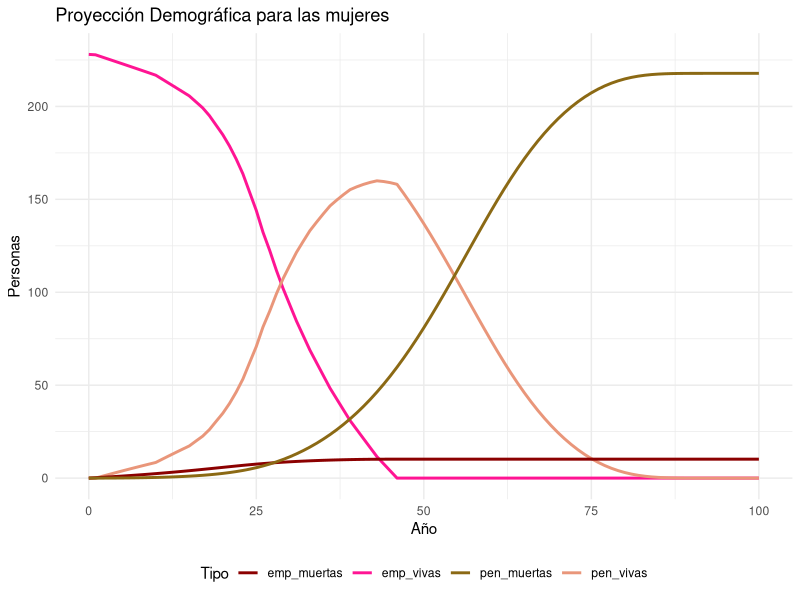
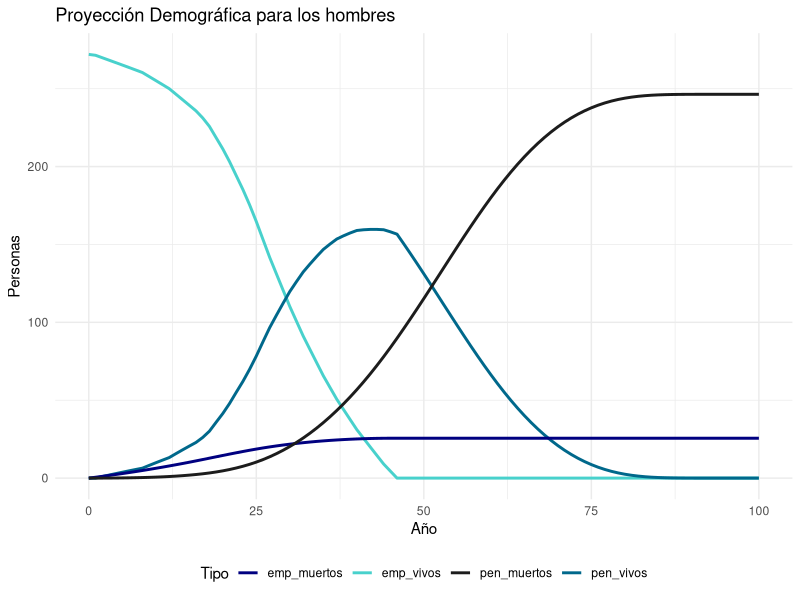
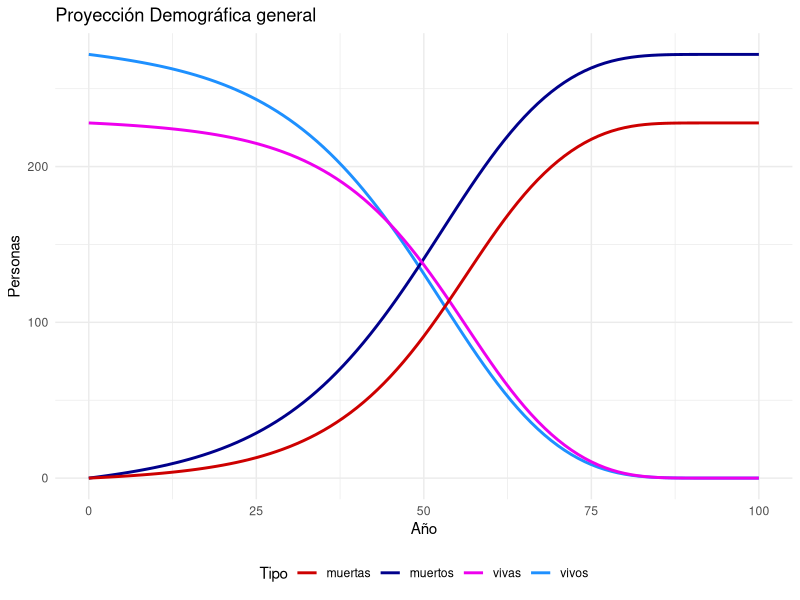
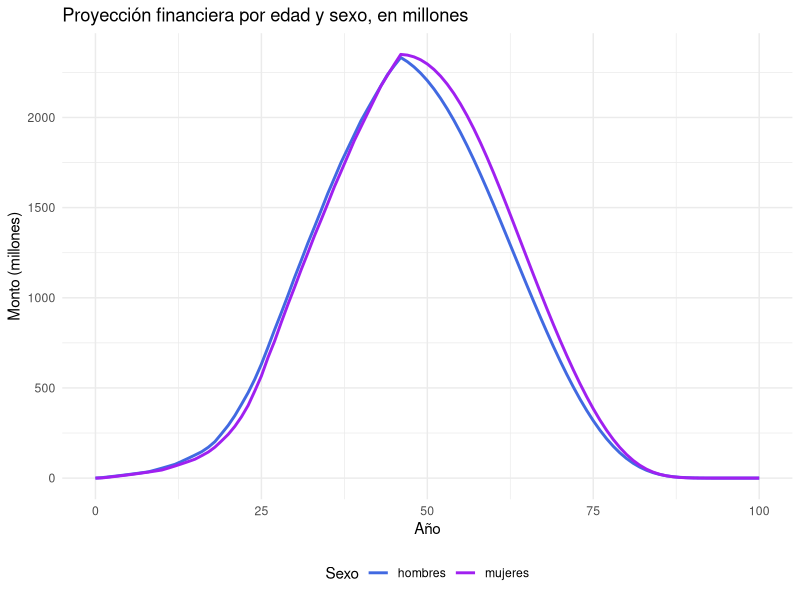
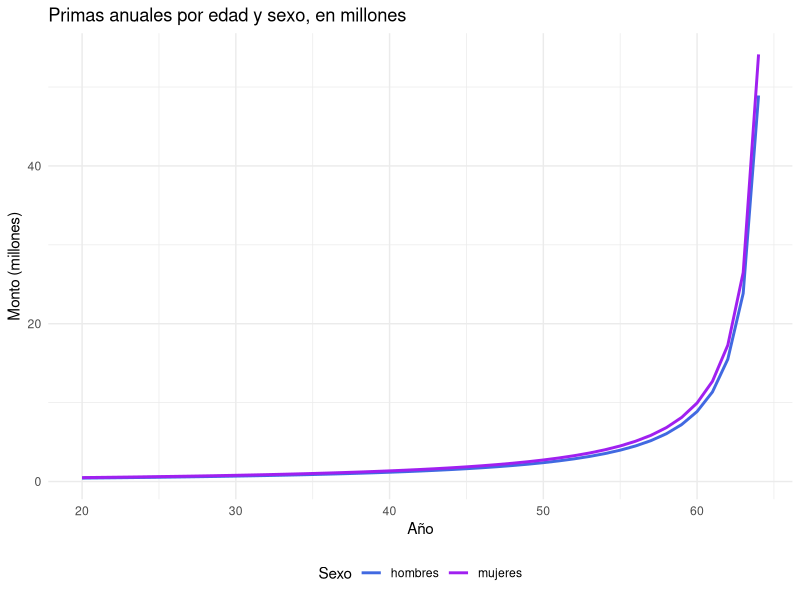
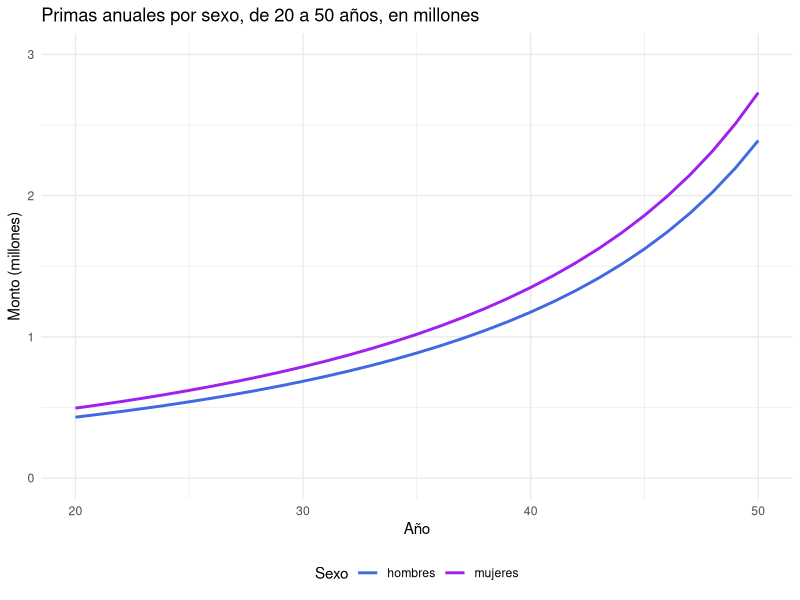
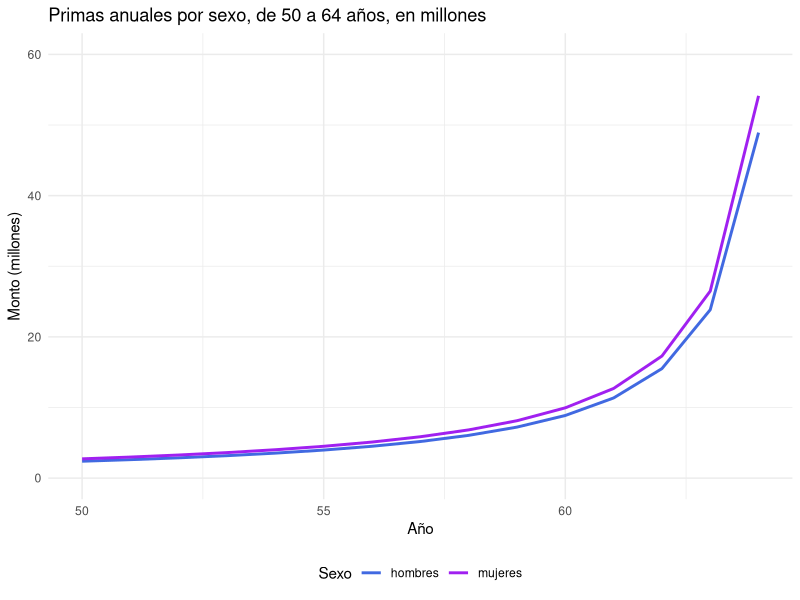
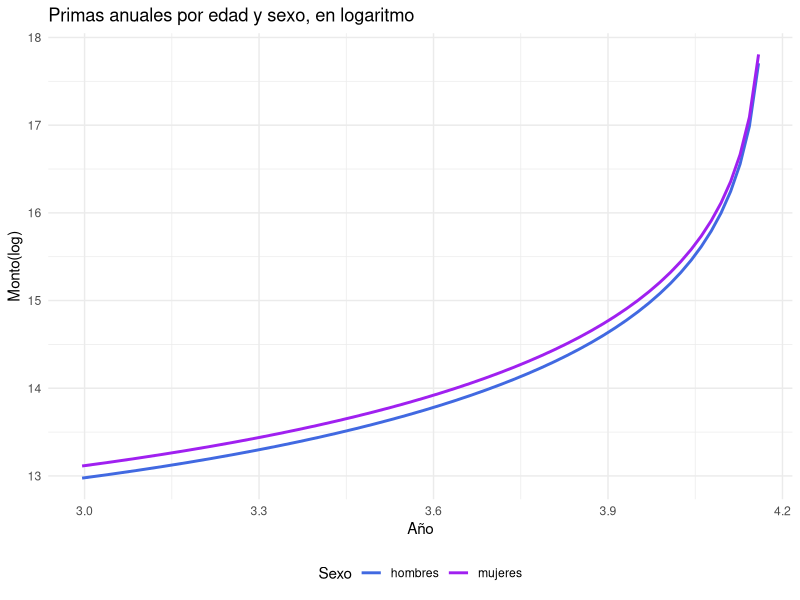

R code for these plots, in order:
## ---- chunk 1
library(readxl)
library(tidyverse)
library(ggplot2)
ABC <- read_excel("Base de datos.xlsx")
SUPEN <- read_excel("tavid2000-2150.xls")
SUPEN_num <- as.data.frame(lapply(SUPEN, as.numeric), stringsAsFactors = FALSE)
## ---- chunk 2
ABC$Edad = 2023 - as.double(format(ABC$`Fecha de nacimiento`, format="%Y"))
ABC[ABC$Sexo == 'M',]$Sexo <- '1'
ABC[ABC$Sexo == 'F',]$Sexo <- '2'
ABC$Sexo <- as.double(ABC$Sexo) 
## ---- chunk 3
get_qx <- function(df_obs, df_prob){
  c <- 1
  all_qx = list()
  for (i in 1:length(df_obs[[1]])){
    x <- df_obs$Edad[i]
    if(i != 1) {
      if((df_obs$Edad[i-1] == x) & (df_obs$Sexo[i] == df_obs$Sexo[i-1])){
        
        all_qx[c] <- all_qx[c-1]
        c <- c+1
        next
      }
    } 
    y <- 2023
    df <- df_prob[df_prob$sex == df_obs$Sexo[i],]
    local_qx <- list()
    n <- 1
    while (any(df$edad == x & df$year == y)) {
      # Filtrar datos por edad y año actual 
      qx <- df[df$edad == x & df$year == y , ]$qx
      local_qx[n] <- 1 - qx
      n <- n + 1
      x <- x + 1
      y <- y + 1
    }
    all_qx[[c]] <- list()
    all_qx[[c]][[1]] <- local_qx
    all_qx[[c]][[2]] <- df_obs$Sexo[i] 
    all_qx[[c]][[3]] <- df_obs$Edad[i] 
    c <- c+1
  }
  return(all_qx)
}
## ---- chunk 4
t <- proc.time()
qx <- get_qx(ABC, SUPEN_num)
proc.time() - t
## ---- chunk 5
proy_per_viva <- data.frame(edad = 0:100, poblacionM = numeric(101), poblacionH = numeric(101))
proy_per_viva$poblacionH[1] = 272
proy_per_viva$poblacionM[1] = 228

proy_viva <- function(qx, df){
  acumH <- numeric(272) + 1
  acumM <- numeric(228) + 1
  for (i in 1:100){
    m <- 0
    h <- 0
    for (c in 1:500){
      if(qx[[c]][[2]] == 1){
        h <- h + 1
        if(i > length(qx[[c]][[1]])){
          next
        }        
        acumH[h] <- acumH[h]*qx[[c]][[1]][[i]]
      } else {
        m <- m +1
        if(i > length(qx[[c]][[1]])){
          next
        }         
        acumM[m] <- acumM[m]*qx[[c]][[1]][[i]]
      }
    }
    df$poblacionH[i+1] <- sum(acumH)
    df$poblacionM[i+1] <- sum(acumM)
  }
  return(df)
}

proy_per_viva <- proy_viva(qx, proy_per_viva)
proy_per_viva$poblacionM <- round(proy_per_viva$poblacionM, 8)
proy_per_viva$poblacionH <- round(proy_per_viva$poblacionH, 8)
## ---- chunk 6
proy_per_muerta <- proy_per_viva
proy_per_muerta$poblacionM <- 228 - proy_per_muerta$poblacionM
proy_per_muerta$poblacionH <- 272 - proy_per_muerta$poblacionH
## ---- chunk 7
proy_emp_viva <- data.frame(edad = 0:100, poblacionM = numeric(101), poblacionH = numeric(101))
proy_emp_viva$poblacionH[1] = 272
proy_emp_viva$poblacionM[1] = 228

proy_emp_vivos <- function(qx, df){
  acumH <- numeric(272) + 1
  acumM <- numeric(228) + 1
  for (i in 1:100){
    m <- 0
    h <- 0
    for (c in 1:500){
      if(qx[[c]][[2]] == 1){
        h <- h + 1
        if(i > length(qx[[c]][[1]])){
          next
        }
        if(65 < qx[[c]][[3]] + i){
          acumH[h] <- 0
          next
        }        
        acumH[h] <- acumH[h]*qx[[c]][[1]][[i]]
      } else {
        m <- m +1
        if(i > length(qx[[c]][[1]])){
          next
        }     
        if(65 < qx[[c]][[3]] + i){
          acumM[m] <- 0
          next
        } 
        acumM[m] <- acumM[m]*qx[[c]][[1]][[i]]
      }
    }
    df$poblacionH[i+1] <- sum(acumH)
    df$poblacionM[i+1] <- sum(acumM)
  }
  return(df)
}

proy_emp_viva <- proy_emp_vivos(qx, proy_emp_viva)
proy_emp_viva$poblacionM <- round(proy_emp_viva$poblacionM, 8)
proy_emp_viva$poblacionH <- round(proy_emp_viva$poblacionH, 8)
## ---- chunk 8
proy_pen_viva <- data.frame(edad = 0:100, poblacionM = numeric(101), poblacionH = numeric(101))
proy_pen_vivos <- function(qx, df){
  acumH <- numeric(272) + 1
  acumM <- numeric(228) + 1
  for (i in 1:100){
    m <- 0
    h <- 0
    penH <- numeric(272)
    penM <- numeric(228)
    for (c in 1:500){
      if(qx[[c]][[2]] == 1){
        h <- h + 1
        if(i > length(qx[[c]][[1]])){
          next
        }
        if(65 < qx[[c]][[3]] + i){
          penH[h] <- 1
        }        
        acumH[h] <- acumH[h]*qx[[c]][[1]][[i]]
        penH[h] <- penH[h] * acumH[h]
      } else {
        m <- m +1
        if(i > length(qx[[c]][[1]])){
          next
        }     
        if(65 < qx[[c]][[3]] + i){
          penM[m] <- 1
        } 
        acumM[m] <- acumM[m]*qx[[c]][[1]][[i]]
        penM[m] <- penM[m]*acumM[m]
      }
    }
    df$poblacionH[i+1] <- sum(penH)
    df$poblacionM[i+1] <- sum(penM)
  }
  return(df)
}
proy_pen_viva <- proy_pen_vivos(qx, proy_pen_viva)
proy_pen_viva$poblacionM <- round(proy_pen_viva$poblacionM, 8)
proy_pen_viva$poblacionH <- round(proy_pen_viva$poblacionH, 8)
## ---- chunk 9
proy_emp_muerta <- data.frame(edad = 0:100, poblacionM = numeric(101), poblacionH = numeric(101))

proy_emp_dead <- function(qx, df){
  acumH <- numeric(272) + 1
  acumM <- numeric(228) + 1
  for (i in 1:100){
    m <- 0
    h <- 0
    localH <- numeric(272)
    localM <- numeric(228)
    for (c in 1:500){
      if(qx[[c]][[2]] == 1){
        h <- h + 1
        if(i > length(qx[[c]][[1]])){
          next
        }
        if(65 < qx[[c]][[3]] + i){
          acumH[h] <- 0
          next
        }        
        localH[h] <- acumH[h]*(1 - qx[[c]][[1]][[i]])
        acumH[h] <- acumH[h]*qx[[c]][[1]][[i]]
      } else {
        m <- m +1
        if(i > length(qx[[c]][[1]])){
          next
        }     
        if(65 < qx[[c]][[3]] + i){
          acumM[m] <- 0
          next
        } 
        localM[m] <- acumM[m]*(1 - qx[[c]][[1]][[i]])
        acumM[m] <- acumM[m]*qx[[c]][[1]][[i]]
      }
    }
    df$poblacionH[i+1] <- sum(localH) + df$poblacionH[i]
    df$poblacionM[i+1] <- sum(localM) + df$poblacionM[i]
  }
  return(df)
}

proy_emp_muerta <- proy_emp_dead(qx, proy_emp_muerta)
proy_emp_muerta$poblacionM <- round(proy_emp_muerta$poblacionM, 8)
proy_emp_muerta$poblacionH <- round(proy_emp_muerta$poblacionH, 8)
## ---- chunk 10
proy_pen_muerta <- data.frame(edad = 0:100, poblacionM = numeric(101), poblacionH = numeric(101))
proy_pen_dead <- function(qx, df){
  acumH <- numeric(272) + 1
  acumM <- numeric(228) + 1
  for (i in 1:100){
    m <- 0
    h <- 0
    penH <- numeric(272)
    penM <- numeric(228)
    for (c in 1:500){
      if(qx[[c]][[2]] == 1){
        h <- h + 1
        if(i > length(qx[[c]][[1]])){
          next
        }
        if(65 < qx[[c]][[3]] + i){
          penH[h] <- 1
        }        
        penH[h] <- penH[h] * acumH[h] *(1 - qx[[c]][[1]][[i]])
        acumH[h] <- acumH[h]*qx[[c]][[1]][[i]]
      } else {
        m <- m +1
        if(i > length(qx[[c]][[1]])){
          next
        }     
        if(65 < qx[[c]][[3]] + i){
          penM[m] <- 1
        } 
        penM[m] <- penM[m]*acumM[m]*(1-qx[[c]][[1]][[i]])
        acumM[m] <- acumM[m]*qx[[c]][[1]][[i]]
      }
    }
    df$poblacionH[i+1] <- sum(penH) + df$poblacionH[i]
    df$poblacionM[i+1] <- sum(penM) + df$poblacionM[i]
  }
  return(df)
}
proy_pen_muerta <- proy_pen_dead(qx, proy_pen_muerta)
proy_pen_muerta$poblacionM <- round(proy_pen_muerta$poblacionM, 8)
proy_pen_muerta$poblacionH <- round(proy_pen_muerta$poblacionH, 8)
## ---- chunk 11
proy_mujeres <- data.frame(
  edad = 0:100,
  proy_vivas = proy_per_viva$poblacionM,
  proy_muertas = proy_per_muerta$poblacionM,
  proy_emp_vivas = proy_emp_viva$poblacionM,
  proy_pen_vivas = proy_pen_viva$poblacionM,
  proy_emp_muertas = proy_emp_muerta$poblacionM,
  proy_pen_muertas = proy_pen_muerta$poblacionM
)
## ---- chunk 12
ggplot() +
  geom_line(data = proy_mujeres,
            aes(x = edad, y = proy_emp_vivas, color = "emp_vivas"),
            size = 1) +
  geom_line(data = proy_mujeres,
            aes(x = edad, y = proy_pen_vivas, color = "pen_vivas"),
            size = 1) +
  geom_line(
    data = proy_mujeres,
    aes(x = edad, y = proy_emp_muertas, color = "emp_muertas"),
    size = 1
  ) +
  geom_line(
    data = proy_mujeres,
    aes(x = edad, y = proy_pen_muertas, color = "pen_muertas"),
    size = 1
  ) +
  scale_color_manual(
    values = c(
      "emp_vivas" = "deeppink1",
      "pen_vivas" = "darksalmon",
      "emp_muertas" = "darkred",
      "pen_muertas" = "goldenrod4"
    )
  ) +
  labs(
    x = "Año",
    y = "Personas",
    title = "Proyección Demográfica para las mujeres",
    color = "Tipo"
  ) +
  theme_minimal() +
  theme(legend.position = 'bottom')
## ---- chunk 13
proy_hombres <- data.frame(
  edad = 0:100,
  proy_vivos = proy_per_viva$poblacionH,
  proy_muertos = proy_per_muerta$poblacionH,
  proy_emp_vivos = proy_emp_viva$poblacionH,
  proy_pen_vivos = proy_pen_viva$poblacionH,
  proy_emp_muertos = proy_emp_muerta$poblacionH,
  proy_pen_muertos = proy_pen_muerta$poblacionH
)
## ---- chunk 14
ggplot() +
  geom_line(data = proy_hombres,
            aes(x = edad, y = proy_emp_vivos, color = "emp_vivos"),
            size = 1) +
  geom_line(data = proy_hombres,
            aes(x = edad, y = proy_pen_vivos, color = "pen_vivos"),
            size = 1) +
  geom_line(
    data = proy_hombres,
    aes(x = edad, y = proy_emp_muertos, color = "emp_muertos"),
    size = 1
  ) +
  geom_line(
    data = proy_hombres,
    aes(x = edad, y = proy_pen_muertos, color = "pen_muertos"),
    size = 1
  ) +
  scale_color_manual(
    values = c(
      "emp_vivos" = "mediumturquoise",
      "pen_vivos" = "deepskyblue4",
      "emp_muertos" = "navy",
      "pen_muertos" = "gray11"
    )
  ) +
  labs(
    x = "Año",
    y = "Personas",
    title = "Proyección Demográfica para los hombres",
    color = "Tipo"
  ) +
  theme_minimal() +
  theme(legend.position = 'bottom')
## ---- chunk 15
ggplot() +
  geom_line(data = proy_hombres,
            aes(x = edad, y = proy_vivos, color = "vivos"),
            size = 1) +
  geom_line(data = proy_hombres,
            aes(x = edad, y = proy_muertos, color = "muertos"),
            size = 1) +
  geom_line(
    data = proy_mujeres,
    aes(x = edad, y = proy_vivas, color = "vivas"),
    size = 1
  ) +
  geom_line(
    data = proy_mujeres,
    aes(x = edad, y = proy_muertas, color = "muertas"),
    size = 1
  ) +
  scale_color_manual(
    values = c(
      "vivos" = "dodgerblue1",
      "muertos" = "darkblue",
      "vivas" = "magenta2",
      "muertas" = "red3"
    )
  ) +
  labs(
    x = "Año",
    y = "Personas",
    title = "Proyección Demográfica general",
    color = "Tipo"
  ) +
  theme_minimal() +
  theme(legend.position = 'bottom')
## ---- chunk 16
# proy_hombres$suma = proy_hombres$proy_emp_vivos + 
#   proy_hombres$proy_pen_vivos + 
#   proy_hombres$proy_emp_muertos +
#   proy_hombres$proy_pen_muertos
# 
# proy_mujeres$suma = proy_mujeres$proy_emp_vivas + 
#   proy_mujeres$proy_pen_vivas + 
#   proy_mujeres$proy_emp_muertas +
#   proy_mujeres$proy_pen_muertas

## ---- chunk 17
rm(proy_emp_muerta)
rm(proy_per_viva)
rm(proy_per_muerta)
rm(proy_emp_viva)
rm(proy_pen_viva)
rm(proy_pen_muerta)
rm(t)
rm(proy_emp_dead)
rm(proy_viva)
rm(proy_pen_vivos)
rm(proy_pen_dead)
rm(get_qx)
rm(proy_emp_vivos)
## ---- chunk 18
proy_emp_vp <- function(df){
  col <- df[[6]]
  for (i in 1:100){
    col[102-i] <- (col[102-i] - col[101-i])*5000000*(1.03/1.07)^(100-i)
    # se hace el supuesto que empieza a inflarse el monto después del primer pago
  }
  return(col)
}
## ---- chunk 19
proy_H_fin <- data.frame(edad = 0:100)
proy_M_fin <- data.frame(edad = 0:100)
proy_H_fin$proy_emp_vp <- round(proy_emp_vp(proy_hombres),2)
proy_M_fin$proy_emp_vp <- round(proy_emp_vp(proy_mujeres),2)
## ---- chunk 20
proy_emp_fin <- function(df){
  col <- df[[6]]
  for (i in 1:100){
    col[102-i] <- (col[102-i] - col[101-i])*5000000*(1.03)^(100-i)
    # se hace el supuesto que empieza a inflarse el monto después del primer pago
  }
  return(col)
}
## ---- chunk 21
proy_H_fin$proy_emp_fin <- round(proy_emp_fin(proy_hombres),2)
proy_M_fin$proy_emp_fin <- round(proy_emp_fin(proy_mujeres),2)
## ---- chunk 22
proy_pen_vp <- function(df){
  col <- df[[7]]
  for (i in 1:100){
    col[102-i] <- (col[102-i] - col[101-i])*1000000*(1.03/1.07)^(100-i)
    # se hace el supuesto que empieza a inflarse el monto después del primer pago
  }
  return(col)
}
## ---- chunk 23
proy_H_fin$proy_pen_vp <- round(proy_pen_vp(proy_hombres),2)
proy_M_fin$proy_pen_vp <- round(proy_pen_vp(proy_mujeres),2)
## ---- chunk 24
proy_pen_fin <- function(df){
  col <- df[[7]]
  for (i in 1:100){
    col[102-i] <- (col[102-i] - col[101-i])*1000000*(1.03)^(100-i)
    # se hace el supuesto que empieza a inflarse el monto después del primer pago
  }
  return(col)
}
## ---- chunk 25
proy_H_fin$proy_pen_fin <- round(proy_pen_fin(proy_hombres),2)
proy_M_fin$proy_pen_fin <- round(proy_pen_fin(proy_mujeres),2)
## ---- chunk 26
proy_ann_vp <- function(df){
  col <- df[[5]]
  interes <- 1.07^(1/12) - 1
  # se hace el supuesto que paga la primera pensión al final de mes 
  VP_ann <- 300000*(1-(1/1.07))/interes
  VP_agui <- 150000*(1-(1/1.07))/(1.07^(1/2) - 1)
  VP <- VP_ann + VP_agui
  for (i in 1:100){
    col[i+1] <- col[i+1]*VP*(1.03/1.07)^(i-1)
  }
  return(col)
}
## ---- chunk 27
proy_H_fin$proy_ann_vp <- round(proy_ann_vp(proy_hombres),2)
proy_M_fin$proy_ann_vp <- round(proy_ann_vp(proy_mujeres),2)
## ---- chunk 28
proy_ann_fin <- function(df){
  col <- df[[5]]
  for (i in 1:100){
    col[i+1] <- col[i+1]*3900000*(1.03)^(i-1)
  }
  return(col)
}
## ---- chunk 29
proy_H_fin$proy_ann_fin <- round(proy_ann_fin(proy_hombres),0)
proy_M_fin$proy_ann_fin <- round(proy_ann_fin(proy_mujeres),0)
## ---- chunk 30
proy_hombres$valor_fin <- proy_H_fin$proy_emp_fin + proy_H_fin$proy_pen_fin + proy_H_fin$proy_ann_fin
proy_hombres$valor_p <- proy_H_fin$proy_emp_vp + proy_H_fin$proy_pen_vp + proy_H_fin$proy_ann_vp
proy_mujeres$valor_fin <- proy_M_fin$proy_emp_fin + proy_M_fin$proy_pen_fin + proy_M_fin$proy_ann_fin
proy_mujeres$valor_p <- proy_M_fin$proy_emp_vp + proy_M_fin$proy_pen_vp + proy_M_fin$proy_ann_vp
## ---- chunk 31
ggplot() +
  geom_line(data = proy_hombres,
            aes(x = edad, y = valor_fin/1000000, color = "hombres"),
            size = 1) +
  geom_line(data = proy_mujeres,
            aes(x = edad, y = valor_fin/1000000, color = "mujeres"),
            size = 1) +
  scale_color_manual(
    values = c(
      "hombres" = "royalblue",
      "mujeres" = "purple"
    )
  ) +
  labs(
    x = "Año",
    y = "Monto (millones)",
    title = "Proyección financiera por edad y sexo, en millones",
    color = "Sexo"
  ) +
  theme_minimal() +
  theme(legend.position = 'bottom')
## ---- chunk 32
rm(proy_ann_fin)
rm(proy_ann_vp)
rm(proy_emp_fin)
rm(proy_emp_vp)
rm(proy_pen_fin)
rm(proy_pen_vp)
rm(proy_H_fin)
rm(proy_M_fin)

## ---- chunk 33
primas <- function(qx){
  c <- 1
  df = data.frame(edad = numeric(500), sexo = numeric(500), prima = numeric(500))
  for (i in 1:500){
    x <- qx[[i]]
    
    if(i != 1) {
      ant <-qx[[i-1]]
      if((x[[2]] == ant[[2]]) & (x[[3]] == ant[[3]])){
        df[c,] <-df[c-1,]
        c <- c+1
        next
      }
    } 
    vp_pen <- 0
    px_acum <- 1
    for (j in 1:length(x[[1]])) {
      vp_pen <- vp_pen 
      # 3 cosas:
      # 1) cálculo de los 1M en caso de muerte del pensionado
      # 2) cálculo de los 5M en caso de muerte del empleado
      # 3) cálculo de la pensión
      if (j + x[[3]] <= 65){
        vp_pen <- vp_pen + px_acum *(1 - x[[1]][[j]])*5000000*(1.03/1.07)^(j-1)
      } else {
        interes <- 1.07^(1/12) - 1
        # se hace el supuesto que paga la primera pensión al final de mes 
        VP_ann <- 300000*(1-(1/1.07))/interes
        VP_agui <- 150000*(1-(1/1.07))/(1.07^(1/2) - 1)
        VP <- VP_ann + VP_agui
        vp_pen <- vp_pen + px_acum *(1 - x[[1]][[j]])*1000000*(1.03/1.07)^(j-1)
        vp_pen <- vp_pen + px_acum *(x[[1]][[j]])*VP*(1.03/1.07)^(j-1)
      }
      px_acum <- px_acum *(x[[1]][[j]])
      
      
    }
    
    # Y luego el cálculo de las primas
    # se hace el supuesto que se aporta la primera vez al final de año
    # pero no se evalúa ese año. Se empezaría a evaluar si son 2 años
    
    annuity <- (1-(1.03/1.07)^(65 - x[[3]]))/(((1.07/1.03)-1)*(1.03/1.07))
    
    
    df$edad[c] <- x[[3]]
    df$sexo[c] <- x[[2]]
    df$vp[c] <- vp_pen
    df$anualidad[c] <- annuity
    df$prima[c] <- vp_pen/annuity
    c <- c+1
  }
  return(df)
}
primas_anuales <- primas(qx)
primas_anuales <- primas_anuales %>% arrange(edad) %>% distinct()
## ---- chunk 34
ggplot() +
  geom_line(data = primas_anuales[primas_anuales$sexo == 1,],
            aes(x = edad, y = prima/1000000, color = "hombres"),
            size = 1) +
  geom_line(data = primas_anuales[primas_anuales$sexo == 2,],
            aes(x = edad, y = prima/1000000, color = "mujeres"),
            size = 1) +
  scale_color_manual(
    values = c(
      "hombres" = "royalblue",
      "mujeres" = "purple"
    )
  ) +
  labs(
    x = "Año",
    y = "Monto (millones)",
    title = "Primas anuales por edad y sexo, en millones",
    color = "Sexo"
  ) +
  theme_minimal() +
  theme(legend.position = 'bottom')
## ---- chunk 35
ggplot() +
  geom_line(data = primas_anuales[primas_anuales$sexo == 1,],
            aes(x = edad, y = prima/1000000, color = "hombres"),
            size = 1) +
  geom_line(data = primas_anuales[primas_anuales$sexo == 2,],
            aes(x = edad, y = prima/1000000, color = "mujeres"),
            size = 1) +
  scale_color_manual(
    values = c(
      "hombres" = "royalblue",
      "mujeres" = "purple"
    )
  ) +
  labs(
    x = "Año",
    y = "Monto (millones)",
    title = "Primas anuales por sexo, de 20 a 50 años, en millones",
    color = "Sexo"
  ) +
  theme_minimal() +
  theme(legend.position = 'bottom') +
  xlim(20,50) +
  ylim(0, 3)
## ---- chunk 36
ggplot() +
  geom_line(data = primas_anuales[primas_anuales$sexo == 1,],
            aes(x = edad, y = prima/1000000, color = "hombres"),
            size = 1) +
  geom_line(data = primas_anuales[primas_anuales$sexo == 2,],
            aes(x = edad, y = prima/1000000, color = "mujeres"),
            size = 1) +
  scale_color_manual(
    values = c(
      "hombres" = "royalblue",
      "mujeres" = "purple"
    )
  ) +
  labs(
    x = "Año",
    y = "Monto (millones)",
    title = "Primas anuales por sexo, de 50 a 64 años, en millones",
    color = "Sexo"
  ) +
  theme_minimal() +
  theme(legend.position = 'bottom') +
  xlim(50,64) +
  ylim(0, 60)
## ---- chunk 37
ggplot() +
  geom_line(data = log(primas_anuales[primas_anuales$sexo == 1,]),
            aes(x = edad, y = prima, color = "hombres"),
            size = 1) +
  geom_line(data = log(primas_anuales[primas_anuales$sexo == 2,]),
            aes(x = edad, y = prima, color = "mujeres"),
            size = 1) +
  scale_color_manual(
    values = c(
      "hombres" = "royalblue",
      "mujeres" = "purple"
    )
  ) +
  labs(
    x = "Año",
    y = "Monto(log)",
    title = "Primas anuales por edad y sexo, en logaritmo",
    color = "Sexo"
  ) +
  theme_minimal() +
  theme(legend.position = 'bottom') 
## ---- chunk 38
(suma_vp <- sum(proy_hombres$valor_p) + sum(proy_mujeres$valor_p) )
(suma_check <- sum(primas(qx)$vp))
## ---- chunk 39
(prima_nivelada <- suma_vp/sum(primas(qx)$anualidad))
